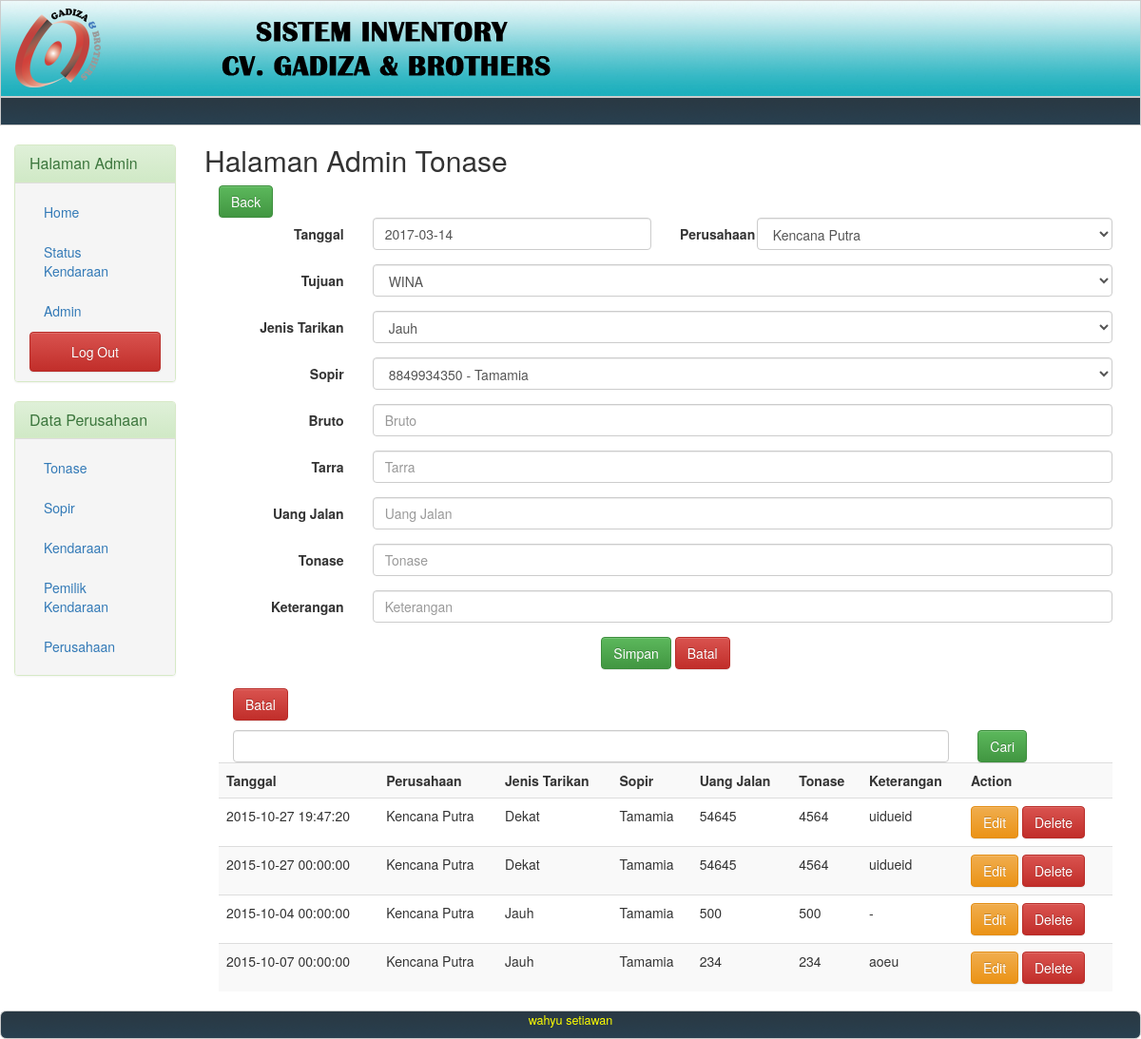
Screenshot of /index.php?page=tonase (signed in) with the database file from the repository.
### tables this page shows
CREATE TABLE IF NOT EXISTS `tonase` (
  `id` int(11) NOT NULL,
  `perusahaan` int(11) NOT NULL,
  `tujuan` varchar(50) NOT NULL DEFAULT 'WINA',
  `tanggal` datetime NOT NULL DEFAULT CURRENT_TIMESTAMP,
  `jenis_tarikan` enum('Jauh','Dekat') NOT NULL DEFAULT 'Dekat',
  `sopir` int(11) NOT NULL,
  `uangjalan` int(11) NOT NULL,
  `bruto` int(11) NOT NULL DEFAULT '0',
  `tarra` int(11) NOT NULL DEFAULT '0',
  `tonase` int(11) NOT NULL DEFAULT '0',
  `keterangan` varchar(50) NOT NULL
);

CREATE TABLE IF NOT EXISTS `perusahaan` (
  `id` int(11) NOT NULL,
  `nama_perusahaan` varchar(50) NOT NULL,
  `alamat_perusahaan` varchar(50) NOT NULL
);

CREATE TABLE IF NOT EXISTS `sopir` (
  `id` int(11) NOT NULL,
  `noidentitas` varchar(50) NOT NULL DEFAULT '0',
  `nama` varchar(50) NOT NULL DEFAULT '0',
  `alamat` varchar(50) NOT NULL DEFAULT '0',
  `no_kendaraan` varchar(50) NOT NULL DEFAULT '0'
);

### control/Perusahaan.php (called while the page is built, shortened)
<?php
function ambilSemuaPerusahaan() {
    $return = array();
    $data = mysql_query("select * from perusahaan") or exit(mysql_error());
    while ($hasil = mysql_fetch_assoc($data)) {
        $return[] = $hasil;
    }
    return $return;
}
function ambilPerusahaan($id) {
    $data = mysql_query("select * from perusahaan where id = " . $id . "") or exit(mysql_error());
    $return = mysql_fetch_assoc($data);
    return $return;
}

### control/sopir.php (called while the page is built, shortened)
<?php
function ambilSemuaSopir() {
    $return = array();
    $data = mysql_query("select * from sopir") or exit(mysql_error());
    while ($hasil = mysql_fetch_assoc($data)) {
        $return[] = $hasil;
    }
    return $return;
}
function ambilSopir($id) {
    $data = mysql_query("select * from sopir where id = " . $id . "") or exit(mysql_error());
    $return = mysql_fetch_assoc($data);
    return $return;
}

### control/tonase.php (called while the page is built, shortened)
<?php
function ambilSemuaTonase() {
    $return = array();
    $data = mysql_query("select * from tonase") or exit(mysql_error());
    while ($hasil = mysql_fetch_assoc($data)) {
        $return[] = $hasil;
    }
    return $return;
}

### page/tonase/index.php (the view, shortened to what this page needs)
<div class="col-md-12">
    <div class="row">
        <h2>Halaman Admin Tonase</h2>
        <div class="col-md-12">
            <button onclick="history.back()" class="btn btn-success">Back</button>
            <br>
            <form class="form-horizontal" id="Tonase" action="?page=<?php echo $_GET['page'] ?>" method="post">
                <div class="form-group">
                    <label for="nokendaraan" class="col-sm-2 control-label">Tanggal</label>
                    <div class="col-sm-4">
                        <input class="form-control" name="tanggal" value="<?php
                        echo date("Y-m-d")
                        ?>" type="text" id="tanggal" placeholder="No Tonase (dapat dikosongkan)">
                    </div>
                    <label for="jeniskendaraan" class="col-sm-1 control-label">Perusahaan  </label>
                    <div class="col-sm-5">
                        <select class="form-control" name="perusahaan" type="text" id="jeniskendaraan" >
                            <?php foreach (ambilSemuaPerusahaan() as $value) { ?>
                                <option value="<?php echo $value['id'] ?>"><?php echo $value['nama_perusahaan'] ?></option>
                            <?php } ?>
                        </select>
                    </div>
                </div>
                <div class="form-group">
                    <label for="uangjalan" class="col-sm-2 control-label">Tujuan</label>
                    <div class="col-sm-10">
                        <select class="form-control" type="text" name="tujuan" id="uangjalan" placeholder="Tujuan" value="WINA">
                            <option>WINA</option>
                        </select>
                    </div>
                </div>
                <div class="form-group">
                    <label for="pemilikkendaraan" class="col-sm-2 control-label">Jenis Tarikan</label>
                    <div class="col-sm-10">
                        <select class="form-control" type="text" id="pemilikkendaraan" name="jenistarikan">
                            <option>Jauh</option>
                        </select>
                    </div>
                </div>
                <div class="form-group">
                    <label for="pemilikkendaraan" class="col-sm-2 control-label">Sopir</label>
                    <div class="col-sm-10">
                        <select class="form-control" type="text" id="pemilikkendaraan" name="sopir">
                            <?php foreach (ambilSemuaSopir() as $value) { ?>
                                <option value="<?php echo $value['id'] ?>"><?php echo $value['noidentitas'] . " - " . $value['nama'] ?></option>
                            <?php } ?>
                        </select>
                    </div>
                </div>
                <div class="form-group">
                    <label for="uangjalan" class="col-sm-2 control-label">Bruto</label>
                    <div class="col-sm-10">
                        <input class="form-control" id="bruto_text" type="text" onkeyup="filltonase()" name="bruto" id="uangjalan" placeholder="Bruto">
                    </div>
                </div>
                <div class="form-group">
                    <label for="Tonase" class="col-sm-2 control-label">Tarra</label>
                    <div class="col-sm-10">
                        <input class="form-control" id="tarra_text" name="tarra" onkeyup="filltonase()" type="text" id="Tonase" placeholder="Tarra">
                    </div>
                </div>
                <div class="form-group">
                    <label for="uangjalan" class="col-sm-2 control-label">Uang Jalan</label>
                    <div class="col-sm-10">
                        <input class="form-control" type="text" name="uangjalan" id="uangjalan" placeholder="Uang Jalan">
                    </div>
                </div>
                <div class="form-group">
                    <label for="Tonase" class="col-sm-2 control-label">Tonase</label>
                    <div class="col-sm-10">
                        <input class="form-control" id="tonase_text" name="tonase" type="text" id="Tonase" placeholder="Tonase">
                    </div>
                </div>
                <div class="form-group">
                    <label for="Keterangan" class="col-sm-2 control-label">Keterangan</label>
                    <div class="col-sm-10">
                        <input class="form-control" name="keterangan" type="text" id="Ketererangan" onkeypress="insert(event)" placeholder="Keterangan">
                    </div>
                </div>
                <div>
                    <div class="col-sm-12" style="text-align: center">
                        <button type="submit" class="btn btn-success" onclick="submittonase()">Simpan</button>
                        <button type="button" class="btn btn-danger">Batal</button>
                    </div>
                </div>
                <div>
                    <div class="col-sm-1" style="margin-top: 20px">
                        <button type="button" class="btn btn-danger" onclick="window.history.back()">Batal</button>
                    </div>
                </div>
            </form>
        </div>
        <div class="col-md-12" style="margin-top: 10px">
            <form class="form-horizontal" style="margin-bottom: 20px" method="post" action="?page=<?php echo $_GET['page'] ?>">
                <div>
                    <div class="col-sm-10" style="text-align: center">
                        <input type="text" name="caritext" class="form-control">
                    </div>
                    <div class="col-sm-2">
                        <button type="submit" name="caributton" class="btn btn-success">Cari</button>
                    </div>
                </div>
            </form>
            <table class="table table-striped">
                <tr>
                    <th>Tanggal</th>
                    <th>Perusahaan</th>
                    <th>Jenis Tarikan</th>
                    <th>Sopir</th>
                    <th>Uang Jalan</th>
                    <th>Tonase</th>
                    <th>Keterangan</th>
                    <th>Action</th>
                </tr>
                <?php
                if (!isset($_POST['caributton'])) {
                    $a = ambilSemuaTonase();
                } else {
                    $where = "perusahaan.nama_perusahaan like '%" . $_POST['caritext'] . "%' or sopir.nama like '%" . $_POST['caritext'] . "%' or tonase.keterangan like '%" . $_POST['caritext'] . "%'";
                    $a = ambilSemuaTonasedengansyarat($where);
                }
                foreach ($a as $value) {
                    ?>
                    <tr>
                        <td><?php echo $value['tanggal'] ?></td>
                        <td><?php echo ambilPerusahaan($value['perusahaan'])['nama_perusahaan'] ?></td>
                        <td><?php echo $value['jenis_tarikan'] ?></td>
                        <td><?php echo ambilSopir($value['sopir'])['nama'] ?></td>
                        <td><?php echo $value['uangjalan'] ?></td>
                        <td><?php echo $value['tonase'] ?></td>
                        <td><?php echo $value['keterangan'] ?></td>
                        <td>
                            <form id="deleteTonase" action="?page=<?php echo $_GET['page'] ?>" method="post">
                                <a href="" class="btn btn-warning">Edit</a>
                                <button type="submit" name="deleteTonase" value="<?php echo $value['id'] ?>" onsubmit="deleteTonase()" class="btn btn-danger">Delete</button>
                            </form>
                        </td>
                    </tr>
                <?php } ?>
            </table>
        </div>
    </div>
</div>

### index.php (shortened to what this page needs)
<!DOCTYPE html>
<html>
    <head>
        <link href="include/css/bootstrap.min.css" rel="stylesheet" type="text/css" />
        <link href="include/css/bootstrap-theme.min.css" rel="stylesheet" type="text/css" />
        <link href="include/css/style.css" rel="stylesheet" type="text/css"/>
        <link href="include/css/jquery-ui.css" rel="stylesheet" type="text/css"/>
        <link href="include/css/jquery.ui.theme.css" rel="stylesheet" type="text/css"/>
    </head>
    <body>
        <?php
        if (!isset($_SESSION['admin'])) {
            include './control/login.php';
        } else {
            include './layout/header.php';
            if (isset($_SESSION['user_level'])) {
                if ($_SESSION['user_level'] == 'admin') {
                    include './layout/sidebar.php';
                    ?>
                    <div class="col-md-10">
                        <?php
                        if (!isset($_GET['page'])) {
                            include './control/kendaraan.php';
                            include './route/home.php';
                        } else {
                            switch ($_GET['page']) {
                                case "tonase":
                                    include './control/Perusahaan.php';
                                    include './control/sopir.php';
                                    include './control/tonase.php';
                                    include './route/tonase.php';
                                    break;
                            }
                        }
                        }
                    }
                    ?>
                </div>
                <?php
                include './layout/footer.php';
            }
            ?>
    </body>
</html>

### layout/header.php
<div id="tabel" class="col-md-12" style="background-color: background"><img src="include/img/header.png">
</div>
<div id="tabelsystem" class="col-md-12" style="height: 30px">
</div>

### layout/sidebar.php
<div class="col-md-2" style="float: left; padding-top: 20px">
    <div class="panel panel-success">
        <div class="panel-heading">
            <h3 class="panel-title">Halaman Admin</h3>
        </div>
        <div class="panel-footer">
            <ul class="nav nav-pills nav-stacked">
                <li><a href ='?=home'>Home</a></li>
                <li><a href="?page=statuskendaraan">Status Kendaraan</a></li>
                <li><a href ='?page=admin'>Admin</a></li>
                <li><a href ="?page=logout" class="btn btn-danger">Log Out</a></li>
            </ul>
        </div>
    </div>
    <div class="panel panel-success">
        <div class="panel-heading">
            <h3 class="panel-title">Data Perusahaan</h3>
        </div>
        <div class="panel-footer">
            <ul class="nav nav-pills nav-stacked">
                <li><a href="?page=tonase">Tonase</a></li>
                <li><a href="?page=sopir">Sopir</a></li>
                <li><a href="?page=kendaraan">Kendaraan</a></li>
                <li><a href="?page=pemilikmobil">Pemilik Kendaraan</a></li>
                <li><a href="?page=perusahaan">Perusahaan</a></li>
            </ul>
        </div>
    </div>
</div>

### route/tonase.php (shortened to what this page needs)
<?php
if (!isset($_GET['act'])) {
    include 'page/tonase/index.php';
}

### layout/footer.php
<div id=footer>
    <center>
        wahyu setiawan
    </center>
</div>

### include/css/style.css (style rules this page uses)
#tabel { padding: 0px; border: 1px solid #CCC; text-align: justify; background-image:url(../img/header1.jpg); }
#tabelsystem { padding: 0px; border: 1px solid #CCC; text-align: justify; font-family: "Trebuchet MS", Arial, Helvetica, sans-serif; font-size: 14px; background-image:url(../img/drop-down.gif); }
#footer { clear: both; height: 30px; background-image:url(../img/drop-down.GIF); color: #FF0; font-size: 0.9em; margin-top:1%; border-radius: 0.5em; padding: 0px; border: 1px solid #CCC; text-align: justify; }

### rows the page displays
tonase: tanggal "2015-10-27 19:47:20", perusahaan.nama_perusahaan "Kencana Putra", jenis_tarikan "Dekat", sopir.nama "Tamamia", uangjalan "54645", tonase "4564", keterangan "uidueid", $value['id'] 1 (drawn)
tonase: tanggal "2015-10-27 00:00:00", perusahaan.nama_perusahaan "Kencana Putra", jenis_tarikan "Dekat", sopir.nama "Tamamia", uangjalan "54645", tonase "4564", keterangan "uidueid", $value['id'] 2 (drawn)
tonase: tanggal "2015-10-04 00:00:00", perusahaan.nama_perusahaan "Kencana Putra", jenis_tarikan "Jauh", sopir.nama "Tamamia", uangjalan "500", tonase "500", keterangan "-", $value['id'] 3 (drawn)
tonase: tanggal "2015-10-07 00:00:00", perusahaan.nama_perusahaan "Kencana Putra", jenis_tarikan "Jauh", sopir.nama "Tamamia", uangjalan "234", tonase "234", keterangan "aoeu", $value['id'] 4 (drawn)

### other values shown
form field perusahaan "Kencana Putra"
form field sopir "8849934350 - Tamamia"
